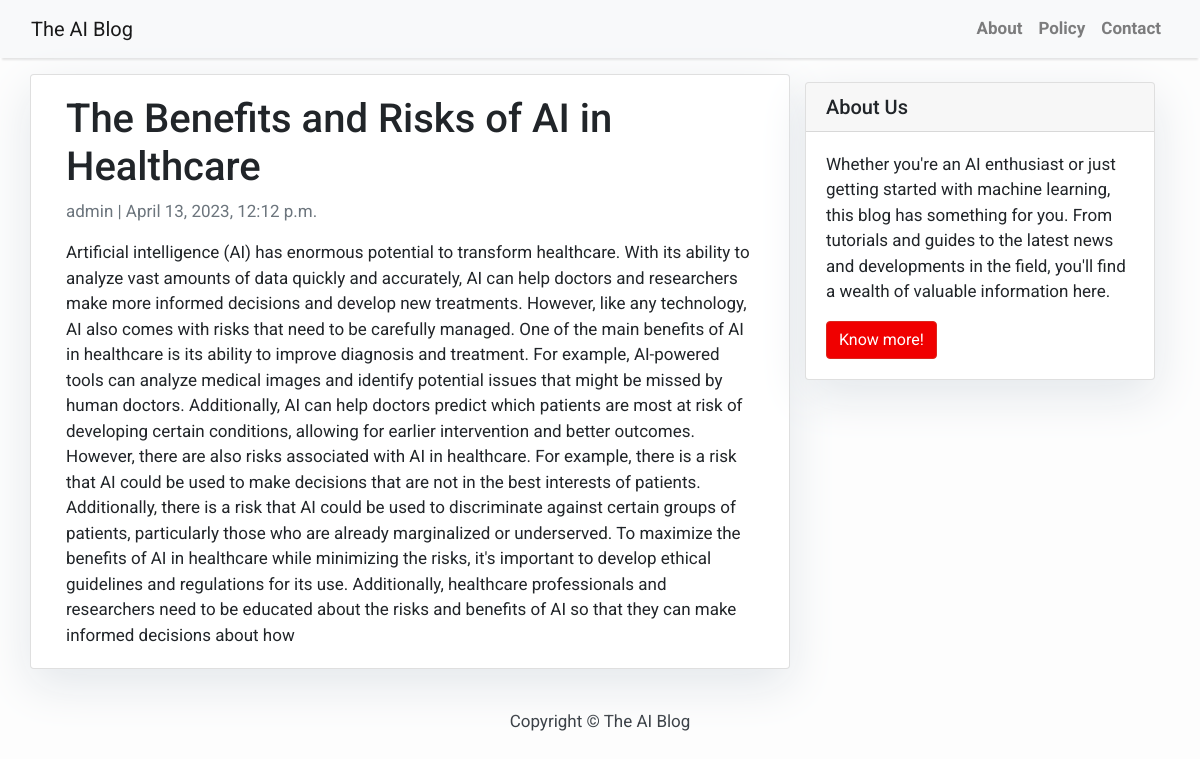
The app's page /the-benefits-and-risks-of-ai-in-healthcare/ with its own data.
### blog/models.py (models this page shows, shortened)
class Post(models.Model):
    title = models.CharField(max_length=200, unique=True)
    slug = models.SlugField(max_length=200, unique=True)
    author = models.ForeignKey(User, on_delete= models.CASCADE,related_name='blog_posts')
    updated_on = models.DateTimeField(auto_now= True)
    content = models.TextField()
    created_on = models.DateTimeField(auto_now_add=True)
    status = models.IntegerField(choices=STATUS, default=0)
    class Meta:
        ordering = ['-created_on']

### blog/views.py (the view)
# urls.py: path('<slug:slug>/', views.PostDetail.as_view(), name='post_detail'),
class PostDetail(generic.DetailView):
    model = Post
    template_name = 'blog/post_detail.html'

### blog/templates/blog/post_detail.html
{% extends 'blog/base.html' %} {% block content %}
<div class="container">
  <div class="row">
    <div class="col-md-8 card mb-4  mt-3 left  top">
      <div class="card-body">
        <h1>{% block title %} {{ object.title }} {% endblock title %}</h1>
        <p class=" text-muted">{{ post.author }} | {{ post.created_on }}</p>
        <p class="card-text ">{{ object.content | safe }}</p>
      </div>
    </div>
    {% block sidebar %} {% include 'blog/sidebar.html' %} {% endblock sidebar %}
  </div>
</div>
{% endblock content %}

### blog/templates/blog/base.html (style rules this page uses)
body { font-family: "Roboto", sans-serif; font-size: 17px; background-color: #fdfdfd; }

### blog/templates/blog/sidebar.html (style rules this page uses)
.card { box-shadow: 0 16px 48px #E3E7EB; }

### records on screen
Post: title "The Benefits and Risks of AI in Healthcare", author "admin", created_on "April 13, 2023, 12:12 p.m.", content "Artificial intelligence (AI) has enormous potential to transform healthcare. With its ability to analyze vast amounts of data quickly and accurately, AI can help doctors and researchers make more informed decisions and develop new treatments. However, like any technology, AI also comes with risks that need to be carefully managed. One of the main benefits of AI in healthcare is its ability to improve diagnosis and treatment. For example, AI-powered tools can analyze medical images and identify potential issues that might be missed by human doctors. Additionally, AI can help doctors predict which patients are most at risk of developing certain conditions, allowing for earlier intervention…"
